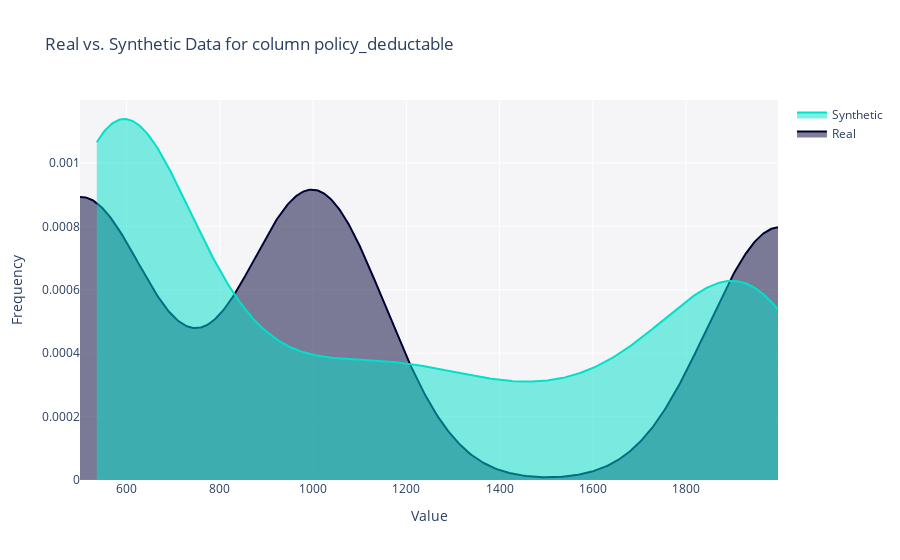
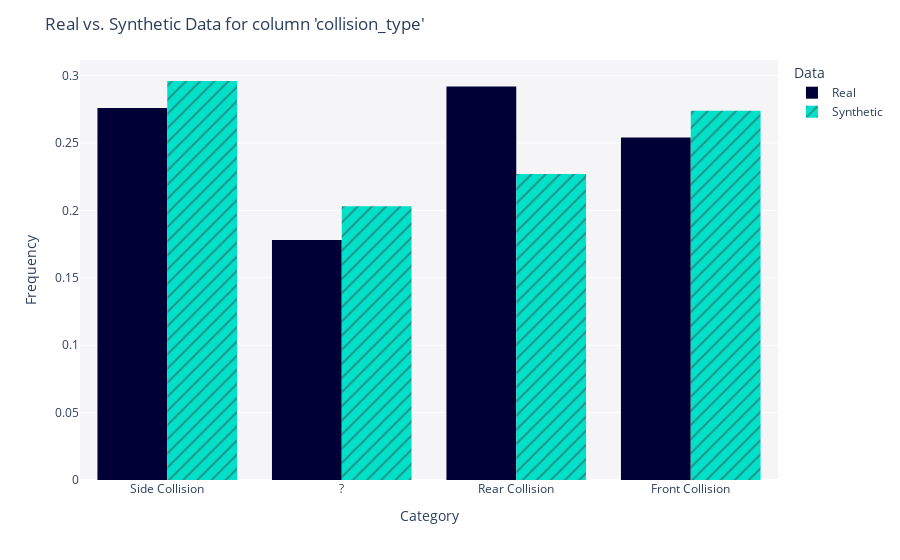
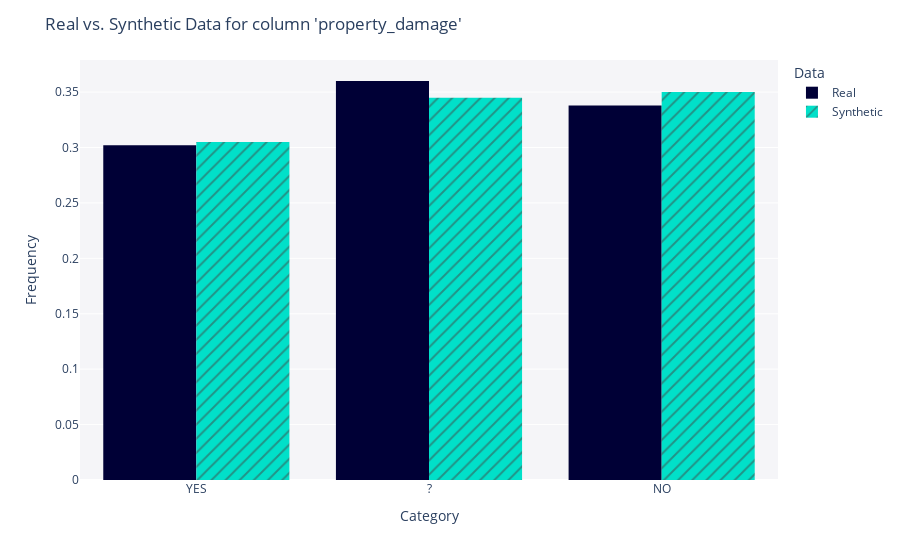
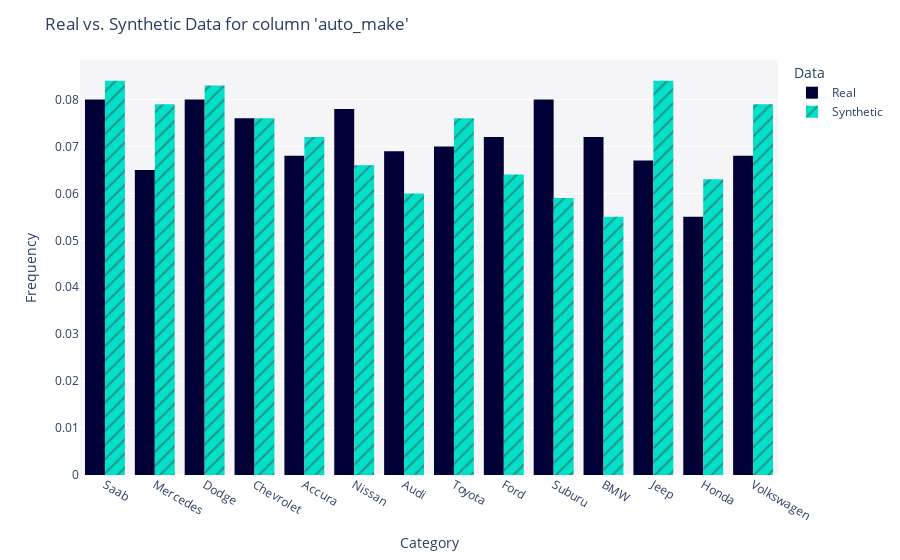

The cell these charts' notebook holds for them, in order:
### Code cell
for column_name in display_column:
    fig = get_column_plot(
        real_data=data,
        synthetic_data=synthetic_data,
        column_name=column_name,
        metadata=metadata1
    )

    fig.show()

### Figure 1 — Plotly figure (JSON) as saved in the notebook; plotly's stock layout.template omitted (floating-point values rounded to 4 significant figures; data arrays with more than 128 entries replaced by an {"elided": "..."} marker saying what was removed)
{"data": [{"fill": "tozeroy", "hovertemplate": "<b>Real</b><br>Value: %{x}<br>Frequency: %{y}<extra></extra>", "legendgroup": "Real", "marker": {"color": "#000036"}, "mode": "lines", "name": "Real", "showlegend": true, "type": "scatter", "x": {"elided": "500 int values"}, "xaxis": "x", "y": {"elided": "500 float values"}, "yaxis": "y"}, {"fill": "tozeroy", "hovertemplate": "<b>Synthetic</b><br>Value: %{x}<br>Frequency: %{y}<extra></extra>", "legendgroup": "Synthetic", "marker": {"color": "#01E0C9"}, "mode": "lines", "name": "Synthetic", "showlegend": true, "type": "scatter", "x": {"elided": "500 float values"}, "xaxis": "x", "y": {"elided": "500 float values"}, "yaxis": "y"}], "layout": {"barmode": "overlay", "hovermode": "closest", "legend": {"traceorder": "reversed"}, "plot_bgcolor": "#F5F5F8", "title": {"text": "Real vs. Synthetic Data for column policy_deductable"}, "xaxis": {"anchor": "y2", "domain": [0, 1], "title": {"text": "Value"}, "zeroline": false}, "yaxis": {"anchor": "free", "domain": [0, 1], "position": 0, "title": {"text": "Frequency"}}}}

### Figure 2 — Plotly figure (JSON) as saved in the notebook; plotly's stock layout.template omitted (floating-point values rounded to 4 significant figures; data arrays with more than 128 entries replaced by an {"elided": "..."} marker saying what was removed)
{"data": [{"alignmentgroup": "True", "bingroup": "x", "histnorm": "probability density", "hovertemplate": "<b>Real</b><br>Frequency: %{y}<extra></extra>", "legendgroup": "Real", "marker": {"color": "#000036", "pattern": {"shape": ""}}, "name": "Real", "offsetgroup": "Real", "orientation": "v", "showlegend": true, "type": "histogram", "x": {"elided": "1000 str values"}, "xaxis": "x", "yaxis": "y"}, {"alignmentgroup": "True", "bingroup": "x", "histnorm": "probability density", "hovertemplate": "<b>Synthetic</b><br>Frequency: %{y}<extra></extra>", "legendgroup": "Synthetic", "marker": {"color": "#01E0C9", "pattern": {"shape": "/"}}, "name": "Synthetic", "offsetgroup": "Synthetic", "orientation": "v", "showlegend": true, "type": "histogram", "x": {"elided": "1000 str values"}, "xaxis": "x", "yaxis": "y"}], "layout": {"barmode": "group", "legend": {"title": {"text": "Data"}, "tracegroupgap": 0}, "margin": {"t": 60}, "plot_bgcolor": "#F5F5F8", "title": {"text": "Real vs. Synthetic Data for column 'collision_type'"}, "xaxis": {"anchor": "y", "domain": [0, 1], "title": {"text": "Category"}}, "yaxis": {"anchor": "x", "domain": [0, 1], "title": {"text": "Frequency"}}}}

### Figure 3 — Plotly figure (JSON) as saved in the notebook; plotly's stock layout.template omitted (floating-point values rounded to 4 significant figures; data arrays with more than 128 entries replaced by an {"elided": "..."} marker saying what was removed)
{"data": [{"alignmentgroup": "True", "bingroup": "x", "histnorm": "probability density", "hovertemplate": "<b>Real</b><br>Frequency: %{y}<extra></extra>", "legendgroup": "Real", "marker": {"color": "#000036", "pattern": {"shape": ""}}, "name": "Real", "offsetgroup": "Real", "orientation": "v", "showlegend": true, "type": "histogram", "x": {"elided": "1000 str values"}, "xaxis": "x", "yaxis": "y"}, {"alignmentgroup": "True", "bingroup": "x", "histnorm": "probability density", "hovertemplate": "<b>Synthetic</b><br>Frequency: %{y}<extra></extra>", "legendgroup": "Synthetic", "marker": {"color": "#01E0C9", "pattern": {"shape": "/"}}, "name": "Synthetic", "offsetgroup": "Synthetic", "orientation": "v", "showlegend": true, "type": "histogram", "x": {"elided": "1000 str values"}, "xaxis": "x", "yaxis": "y"}], "layout": {"barmode": "group", "legend": {"title": {"text": "Data"}, "tracegroupgap": 0}, "margin": {"t": 60}, "plot_bgcolor": "#F5F5F8", "title": {"text": "Real vs. Synthetic Data for column 'property_damage'"}, "xaxis": {"anchor": "y", "domain": [0, 1], "title": {"text": "Category"}}, "yaxis": {"anchor": "x", "domain": [0, 1], "title": {"text": "Frequency"}}}}

### Figure 4 — Plotly figure (JSON) as saved in the notebook; plotly's stock layout.template omitted (floating-point values rounded to 4 significant figures; data arrays with more than 128 entries replaced by an {"elided": "..."} marker saying what was removed)
{"data": [{"alignmentgroup": "True", "bingroup": "x", "histnorm": "probability density", "hovertemplate": "<b>Real</b><br>Frequency: %{y}<extra></extra>", "legendgroup": "Real", "marker": {"color": "#000036", "pattern": {"shape": ""}}, "name": "Real", "offsetgroup": "Real", "orientation": "v", "showlegend": true, "type": "histogram", "x": {"elided": "1000 str values"}, "xaxis": "x", "yaxis": "y"}, {"alignmentgroup": "True", "bingroup": "x", "histnorm": "probability density", "hovertemplate": "<b>Synthetic</b><br>Frequency: %{y}<extra></extra>", "legendgroup": "Synthetic", "marker": {"color": "#01E0C9", "pattern": {"shape": "/"}}, "name": "Synthetic", "offsetgroup": "Synthetic", "orientation": "v", "showlegend": true, "type": "histogram", "x": {"elided": "1000 str values"}, "xaxis": "x", "yaxis": "y"}], "layout": {"barmode": "group", "legend": {"title": {"text": "Data"}, "tracegroupgap": 0}, "margin": {"t": 60}, "plot_bgcolor": "#F5F5F8", "title": {"text": "Real vs. Synthetic Data for column 'auto_make'"}, "xaxis": {"anchor": "y", "domain": [0, 1], "title": {"text": "Category"}}, "yaxis": {"anchor": "x", "domain": [0, 1], "title": {"text": "Frequency"}}}}
